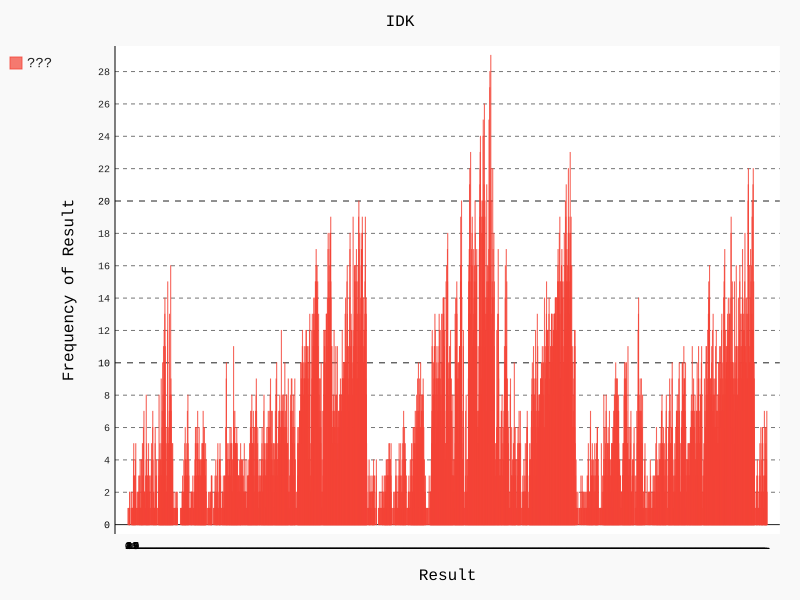

Reproduce this figure in Python.
import pygal

from random_walk import RandomWalk

# Make a random walk, and plot the points.
rw = RandomWalk(5000)
rw.fill_walk()

# Analyze the results.
frequencies = []
results = []
max_result = rw.x_values + rw.y_values
for x_value in rw.x_values:
    frequency = results.count(x_value)
    frequencies.append(frequency)
    results.append(x_value)


# Visualize the results.
hist = pygal.Bar()

hist.title = "IDK"
hist.x_labels = results
hist.x_title = "Result"
hist.y_title = "Frequency of Result"

hist.add('???', frequencies)
hist.render_to_file('both_libraries.svg')
